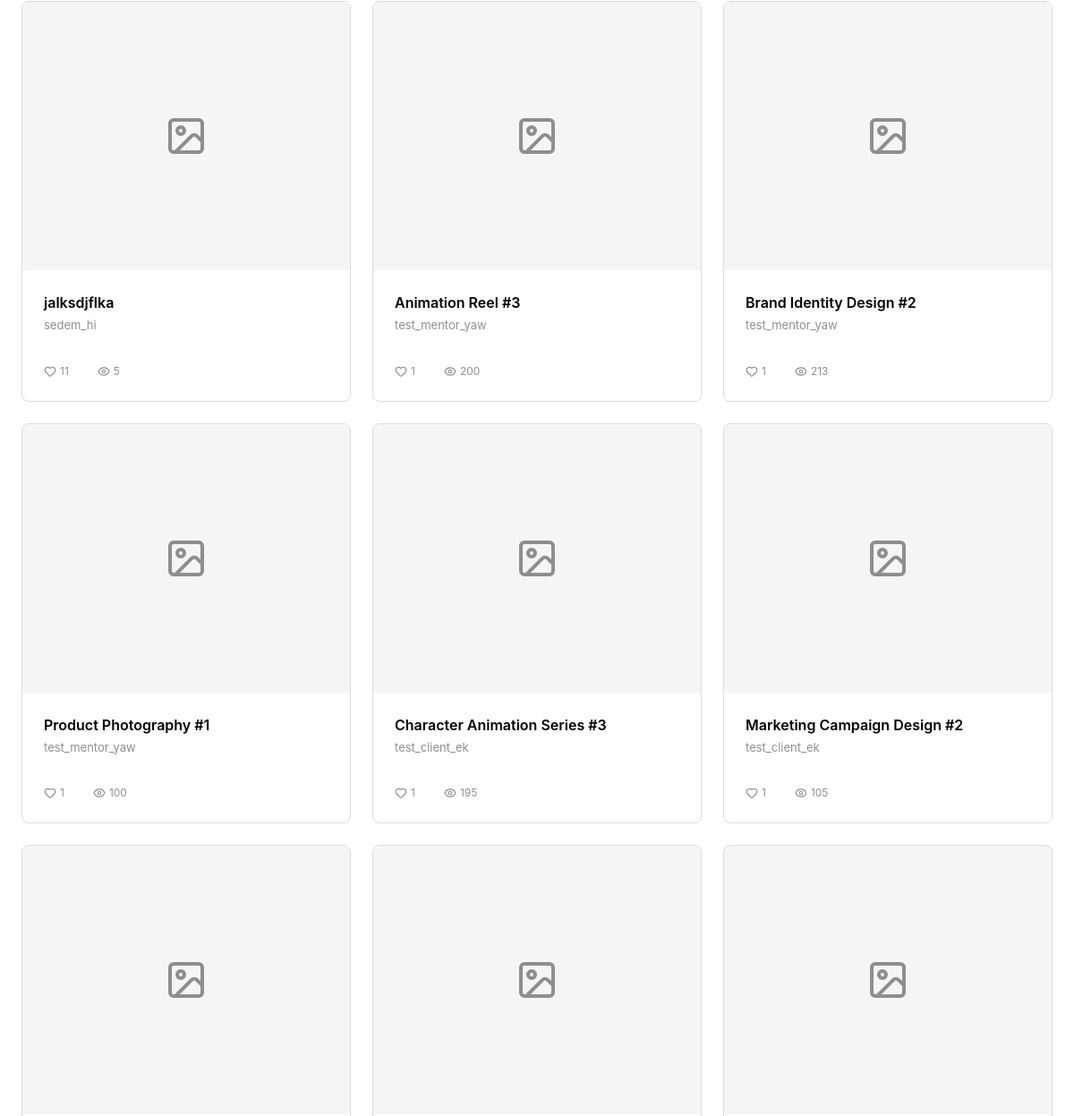
/ (middle part), run on an earlier commit of the app's database.
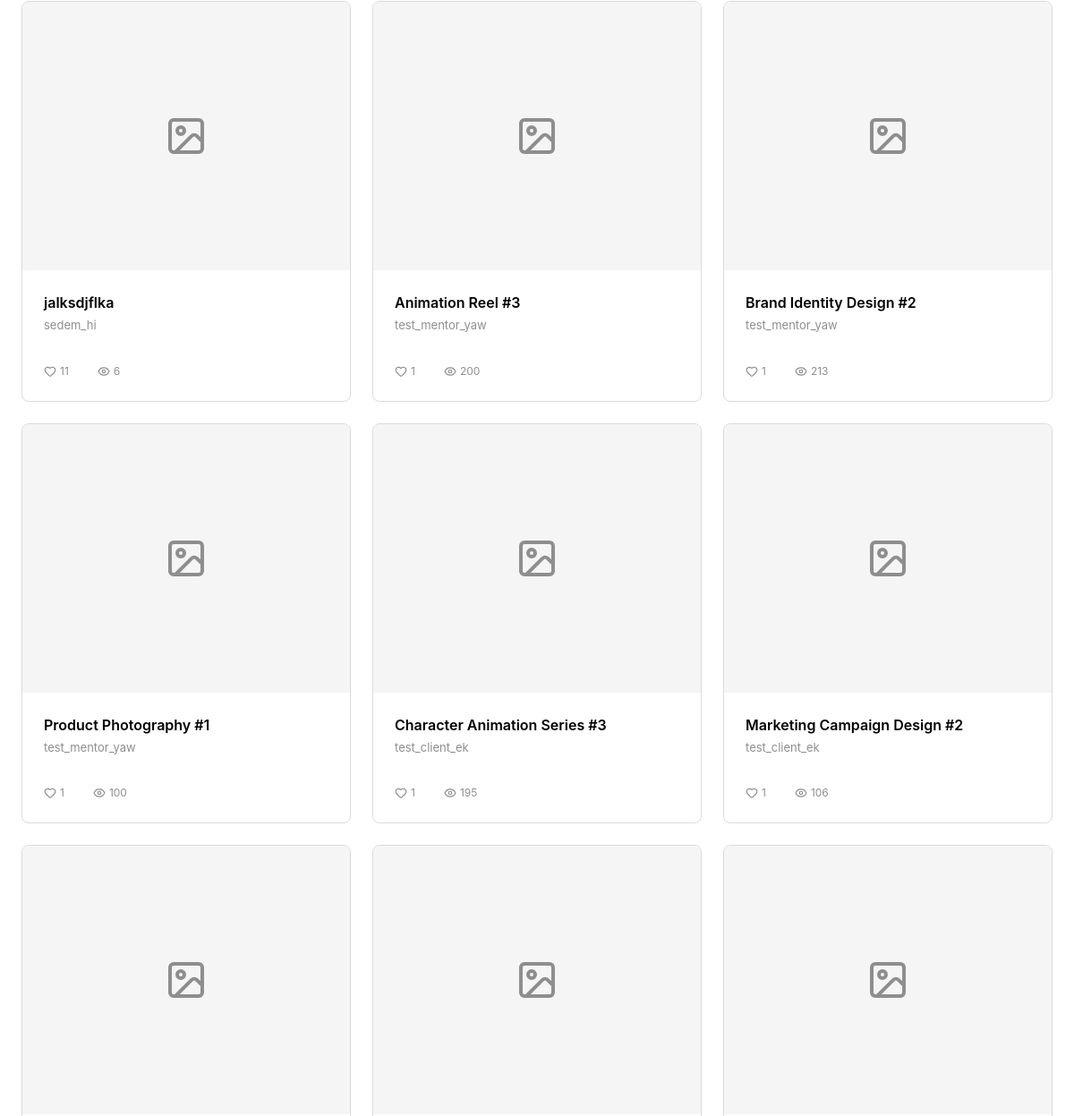
And on a later commit of the database.
### core/models.py (models this page shows, shortened)
class CreativeWork(models.Model):
    WORK_TYPE_CHOICES = (
        ('digital_art', 'Digital Art'),
        ('graphic_design', 'Graphic Design'),
        ('animation', 'Animation'),
        ('photography', 'Photography'),
        ('video', 'Video'),
        ('music', 'Music'),
        ('writing', 'Writing'),
        ('other', 'Other'),
    )
    creator = models.ForeignKey(
        settings.AUTH_USER_MODEL, on_delete=models.CASCADE, related_name='works')
    portfolio = models.ForeignKey(
        Portfolio, on_delete=models.CASCADE, related_name='works')
    title = models.CharField(max_length=255)
    description = models.TextField()
    work_type = models.CharField(max_length=50, choices=WORK_TYPE_CHOICES)
    file = models.FileField(upload_to='creative_works/',
                            validators=[validate_file_size])
    thumbnail = models.ImageField(
        upload_to='thumbnails/', blank=True, null=True)
    is_featured = models.BooleanField(default=False)
    views = models.IntegerField(default=0)
    likes = models.PositiveIntegerField(default=0)
    liked_by = models.ManyToManyField(
        settings.AUTH_USER_MODEL, related_name='liked_works', blank=True)
    created_at = models.DateTimeField(auto_now_add=True)
    updated_at = models.DateTimeField(auto_now=True)
    class Meta:
        ordering = ['-created_at']

### accounts/models.py (models this page shows, shortened)
class CustomUser(AbstractUser):
    email = models.EmailField(unique=True)
    email_verified = models.BooleanField(default=False)
    email_verification_token = models.CharField(
        max_length=255, blank=True, null=True)
    created_at = models.DateTimeField(auto_now_add=True)
    updated_at = models.DateTimeField(auto_now=True)
    class Meta:
        ordering = ['-created_at']

### core/template_views.py (the view)
# urls.py: path('', home, name='home'),
def home(request):
    works = CreativeWork.objects.all()[:12]
    return render(request, 'core/home.html', {'works': works})

### templates/core/home.html (shortened to what this page needs)
{% extends 'base.html' %}
{% block content %}
<section style="padding: var(--space-3xl) 0; background: white;">
    <div class="container-premium">
        {% if works %}
            <div class="gallery-grid" style="margin-top: 0;">
                {% for work in works %}
                    <a href="{% url 'view-portfolio' work.creator.id %}" style="text-decoration: none; color: inherit;">
                        <div class="gallery-card" style="cursor: pointer;">
                            {% if work.thumbnail %}
                                <img src="{{ work.thumbnail.url }}" alt="{{ work.title }}" class="gallery-card-img" style="background: #F5F5F5;">
                            {% else %}
                                <div class="gallery-card-img" style="display: flex; align-items: center; justify-content: center; background: #F5F5F5;">
                                    <i data-lucide="image" style="width: 48px; height: 48px; color: var(--color-text-muted);"></i>
                                </div>
                            {% endif %}
                            <div class="gallery-card-body">
                                <div class="gallery-card-title" style="font-size: 16px;">{{ work.title|truncatewords:5 }}</div>
                                <div class="gallery-card-text" style="font-size: 13px; margin-bottom: var(--space-md);">{{ work.creator.username }}</div>
                                <div class="gallery-card-actions" style="border: none; gap: var(--space-xl);">
                                    <span style="display: flex; align-items: center; gap: var(--space-xs); font-size: 12px;">
                                        <i data-lucide="heart" style="width: 14px; height: 14px;"></i>
                                        {{ work.likes }}
                                    </span>
                                    <span style="display: flex; align-items: center; gap: var(--space-xs); font-size: 12px;">
                                        <i data-lucide="eye" style="width: 14px; height: 14px;"></i>
                                        {{ work.views }}
                                    </span>
                                </div>
                            </div>
                        </div>
                    </a>
                {% endfor %}
            </div>
        {% endif %}
    </div>
</section>
{% endblock %}

What changed in the data, as far as the page shows it:
changed CreativeWork "jalksdjflka": views "5" → "6"
changed CreativeWork "Marketing Campaign Design #2": views "105" → "106"
